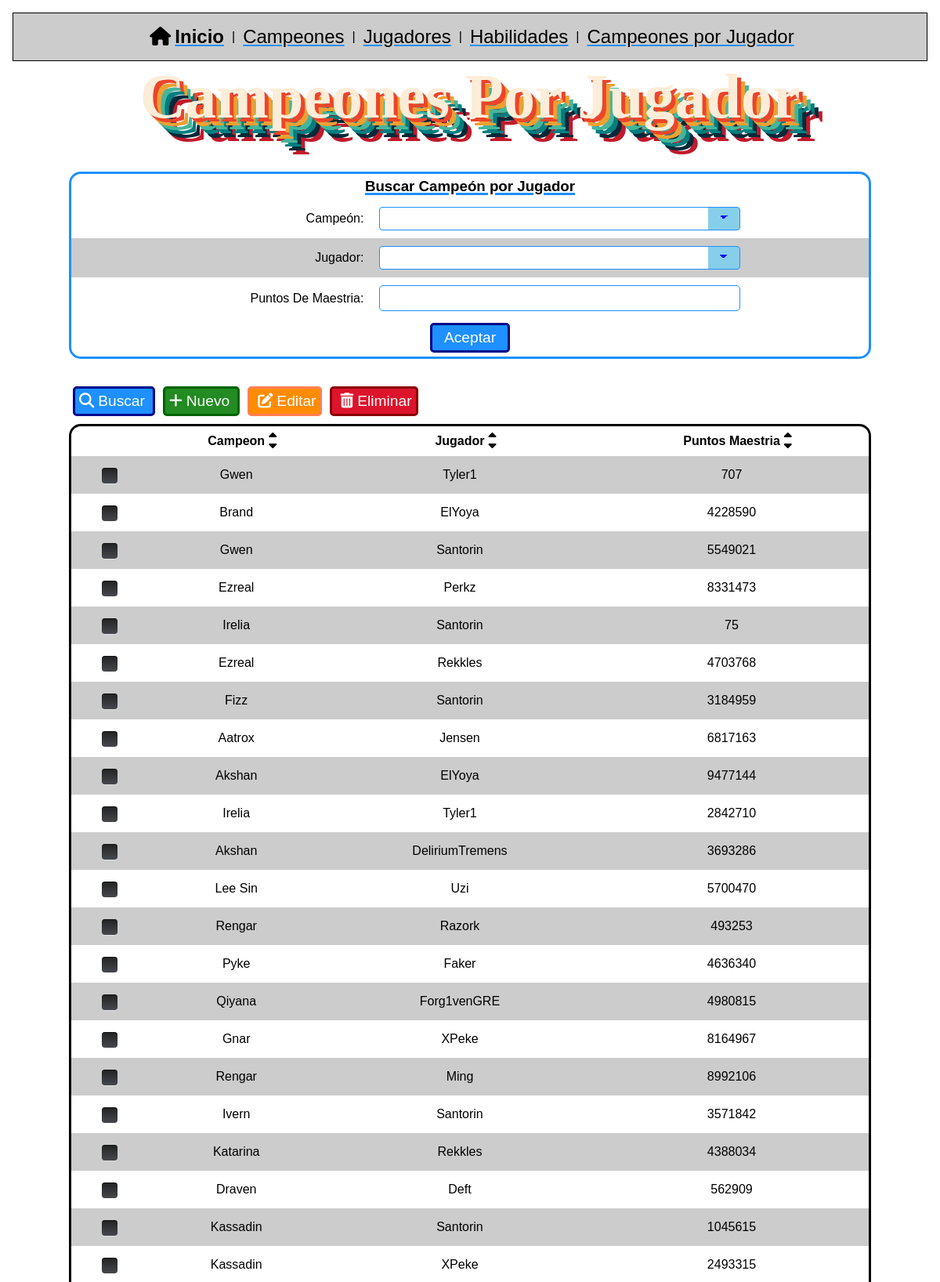
Screenshot of /crudLol/tienen.php (upper part) with the database file from the repository.
### tables this page shows
CREATE TABLE `Tienen` (
  `id` int(11) NOT NULL,
  `campeon` int(11) DEFAULT NULL,
  `jugador` int(11) DEFAULT NULL,
  `puntosMaestria` int(10) UNSIGNED DEFAULT NULL
);

### crudLol/tienen.php (the view, shortened to what this page needs)
<!doctype html>
<html lang="en">
<?php
require_once './resources/dependencies/FormHelper.php';
require_once './resources/dependencies/connexion.php';
print "<body>";
print  "<h1>Campeones Por Jugador</h1>";
print "<div class='container'>";
if (isset($_GET['edit']))
{
    $idx = $_GET['idx'];
    $sql = "SELECT * FROM Tienen WHERE id = :idx";
    $stmt = $connexion->prepare($sql);
    $stmt->bindParam("idx", $idx, PDO::PARAM_INT);
    $stmt->execute();
    $result = $stmt->fetch(PDO::FETCH_ASSOC);
    $idx = $result['id'];
    $champ_id = $result['campeon'];
    $player_id = $result['jugador'];
    $points = $result['puntosMaestria'];
    ?>
    <form class='editForm' method='post' action='<?= $_SERVER["PHP_SELF"] ?>'>
        <h3><strong>Editar Campeón por Jugador</strong></h3>
        <input type='hidden' name='idx' value='<?= $idx ?>'>
        <table class="formTable">
            <tr>
                <td>
                    <label for="champ_id">Campeón: </label>
                </td>
                <td>
                    <select id="champ_id" name="champ_id" class="classic" required>
                        <?php
                        foreach ($connexion->query("SELECT * FROM Campeon", PDO::FETCH_ASSOC) as $fila)
                        {
                            $id = $fila['id'];
                            $name = $fila['nombre'];
                            print "<option ";
                            if ($id == $champ_id) print "selected ";
                            print "value='$id'>$name</option>";
                        }
                        ?>
                    </select>
                </td>
            </tr>
            <tr>
                <td>
                    <label for="player_id">Jugador: </label>
                </td>
                <td>
                    <select id="player_id" name="player_id" class="classic" required>
                        <?php
                        foreach ($connexion->query("SELECT * FROM Jugador", PDO::FETCH_ASSOC) as $fila)
                        {
                            $id = $fila['id'];
                            $name = $fila['nombre'];
                            print "<option ";
                            if ($id == $player_id) print "selected ";
                            print "value='$id'>$name</option>";
                        }
                        ?>
                    </select>
                </td>
            </tr>
            <tr>
                <td>
                    <label for="points">Puntos de Maestria: </label>
                </td>
                <td>
                    <input type='number' id="points" name='points' value='<?= $points ?>' required>
                </td>
            </tr>
        </table>
        <div class="buttons">
            <a class="btn cancelBtn" href="<?= $_SERVER['PHP_SELF'] ?>"><i class="fa-solid fa-arrow-rotate-left"></i>Cancelar</a>
            <input class="btn editBtn" type='submit' name='edit' value='Aceptar'>
        </div>
    </form>
    <?php
} else
{ ?>
    <form class='searchForm' method='post' action='<?= $_SERVER["PHP_SELF"] ?>'>
        <h3><strong>Buscar Campeón por Jugador</strong></h3>
        <table class="formTable">
            <tr>
                <td>
                    <label for="champ_id">Campeón: </label>
                </td>
                <td>
                    <select id="champ_id" name="champ_id" class="classic">
                        <option></option>
                        <?php
                        foreach ($connexion->query("SELECT * FROM Campeon", PDO::FETCH_ASSOC) as $fila)
                        {
                            $id = $fila['id'];
                            $name = $fila['nombre'];
                            print "<option ";
                            print "value='$id'>$name</option>";
                        }
                        ?>
                    </select>
                </td>
            </tr>
            <tr>
                <td>
                    <label for="player_id">Jugador: </label>
                </td>
                <td>
                    <select id="player_id" name="player_id" class="classic">
                        <option></option>
                        <?php
                        foreach ($connexion->query("SELECT * FROM Jugador", PDO::FETCH_ASSOC) as $fila)
                        {
                            $id = $fila['id'];
                            $name = $fila['nombre'];
                            print "<option ";
                            print "value='$id'>$name</option>";
                        }
                        ?>
                    </select>
                </td>
            </tr>
            <tr>
                <td>
                    <label for="points">Puntos de Maestria: </label>
                </td>
                <td>
                    <input type='number' id="points" name='points' value="<?= $_POST['points'] ?? "" ?>">
                </td>
            </tr>
        </table>
        <input type="submit" name="search" value="Aceptar">
    </form>
<?php }
print "<div class='buttons'>";
print "<a href='" . $_SERVER['PHP_SELF'] . "?search' class='btn searchBtn'><i class='fa-solid fa-magnifying-glass'></i>Buscar</a>";
print "<a href='" . $_SERVER['PHP_SELF'] . "?new' class='btn newBtn'><i class='fa-solid fa-plus'></i>Nuevo</a>";
print "<button class='btn editBtn js_editBtn'><i class='fa-solid fa-pen-to-square'></i>Editar</button>";
print "<button class='btn deleteBtn js_deleteBtn'><i class='fa-solid fa-trash-can'></i>Eliminar</button>";
print "</div>";
$currentPage = $_GET['p'] ?? 1;
$sql = "SELECT Tienen.id, C.nombre as 'Campeon', J.nombre as 'Jugador', puntosMaestria ";
$sql .= " FROM Tienen ";
$sql .= " JOIN Campeon C on Tienen.campeon = C.id ";
$sql .= " JOIN Jugador J on J.id = Tienen.jugador ";
$field_sort = $_GET['sort'];
$sql .= " ORDER BY $field_sort ";
if (isset($_GET['des']))
{
    $sql .= " DESC";
} else
{
    $sql .= " ASC";
}
$sql .= " LIMIT 50 OFFSET " . ($currentPage - 1) * 50;
$stmt = $connexion->query("DESCRIBE Tienen");
$fields = array_map(function ($row) {
    return $row['Field'];
}, $stmt->fetchAll(PDO::FETCH_ASSOC));
print "<table class='resultsTable'>";
print "<tr><td></td>";
array_shift($fields);
foreach ($fields as $field)
{
    $fancyField = preg_replace("/([a-z])([A-Z])/", "$1 $2", $field);
    print "<th class='headerSort'>$fancyField <a href='" . $_SERVER['PHP_SELF'] . "?sort=$field&asc" . "'><i class='fa-solid fa-sort-up'></i></a> " .
        "<a href='" . $_SERVER['PHP_SELF'] . "?sort=$field&des" . "'><i class='fa-solid fa-sort-down'></i></a> </th>";
}
print "</tr>";
$stmt = $connexion->query($sql);
while ($row = $stmt->fetch(PDO::FETCH_NUM))
{
    $tmp_idx = array_shift($row);
    print "<tr>";
    print "<td>";
    print "<div class='squaredThree'>";
    print "<label for='squaredThree$tmp_idx'></label>";
    print "</div>";
    print "</td>";
    print "<td>";
    print implode("</td><td>", $row);
    print "</td>";
    print "</tr>";
}
print "</table>";
?>
</div>
</body>
</html>

### crudLol/resources/styles/styles.css (style rules this page uses)
* { padding: 0; margin: 0; box-sizing: border-box; font-family: 'Arial', serif; cursor: default; }
body { padding: 1em; margin-bottom: 20px; }
h1 { text-align: center; }
strong { cursor: pointer; }
a { color: black; text-decoration-line: underline; text-decoration-color: dodgerblue; cursor: pointer !important; }
.container { width: 1024px; margin: 0 auto; }
table { border-collapse: separate; border-spacing: 0; text-transform: capitalize; margin: 5px auto; overflow: hidden; width: 100%; }
.resultsTable { border: 3px solid #000; border-radius: 15px; }
table tr:nth-child(2n) { background-color: #cccccc; }
table td, table th { padding: 10px; margin: 0; text-align: center; }
th.headerSort a { position: relative; }
th.headerSort i { position: absolute; cursor: pointer; }
th.headerSort a:first-child i { transform: translateY(-3px); position: absolute; height: 10px; z-index: 9; }
th.headerSort a:nth-child(2) i { position: absolute; transform: translateY(3px); }
.formTable { width: 100%; }
.formTable tr td:nth-of-type(2) { text-align: left; }
.formTable tr td:first-child { text-align: right; }
.newForm, .editForm, .searchForm { display: flex; align-items: center; justify-content: center; flex-direction: column; border: 3px solid forestgreen; padding: 5px 0; margin: 50px auto 30px auto; width: 100%; border-radius: 15px; }
.searchForm { border: 3px solid dodgerblue; }
.newForm h3, .editForm h3, .searchForm h3 { text-decoration: underline; text-decoration-thickness: 3px; }
.searchForm h3 { text-decoration-color: dodgerblue; }
input { border: thin solid black; border-radius: 5px; outline: none; font-size: 1.1em; padding: 5px 5px 5px 20px; width: 75%; }
.newForm input[type=submit], .editForm input[type=submit], .searchForm input[type=submit] { background: forestgreen; padding: 5px 15px; border-radius: 5px; border-color: black; font-size: 1.2em; color: white; width: auto; cursor: pointer; }
.searchForm input { border-color: dodgerblue; }
.searchForm input[type=submit] { background: dodgerblue; border: 3px solid darkblue; }
.buttons { display: flex; justify-content: left; align-items: center; }
i { margin: 0 5px; cursor: pointer !important; }
.btn { border: 3px solid black; border-radius: 5px; font-size: 1.2rem; padding: 5px 10px 5px 0; color: white; text-decoration: none; margin: 5px; }
.editBtn { outline: darkorange; border-color: coral !important; }
.newBtn { background: forestgreen; border-color: darkgreen !important; outline: darkgreen; cursor: pointer; }
.searchBtn { background: dodgerblue; border-color: darkblue; }
.deleteBtn { background-color: #dc142c; border-color: darkred; padding: 5px; cursor: pointer; }
.editBtn { background-color: darkorange; border-color: orangered; padding: 5px; cursor: pointer; }
h1 { margin-bottom: 30px; font-size: 5rem; text-align: center; color: #fcedd8; background: transparent; font-family: 'Niconne', cursive; font-weight: 700; text-shadow: 5px 5px 0 #eb452b, 10px 10px 0 #efa032, 15px 15px 0 #46b59b, 20px 20px 0 #017e7f, 25px 25px 0 #052939, 30px 30px 0 #c11a2b }
select { background-color: white; border: thin solid black; border-radius: 4px; display: inline-block; font: inherit; line-height: 1.75em; padding: 0 2.5em 0 1em; width: 75%; margin: 0; -webkit-box-sizing: border-box; -moz-box-sizing: border-box; box-sizing: border-box; -webkit-appearance: none; -moz-appearance: none; }
select.classic { background-image: linear-gradient(45deg, transparent 50%, blue 50%), linear-gradient(135deg, blue 50%, transparent 50%), linear-gradient(to right, skyblue, skyblue); background-position: calc(100% - 20px) calc(.5em + 2px), calc(100% - 15px) calc(.5em + 2px), 100% 0; background-size: 5px 5px, 5px 5px, 2.5em 2.5em; background-repeat: no-repeat; }
.searchForm select { border-color: dodgerblue; }
.squaredThree { width: 20px; position: relative; margin: 5px auto; }
.squaredThree label { width: 20px; height: 20px; cursor: pointer; position: absolute; top: 0; left: 0; background: linear-gradient(to bottom, #222222 0%, #45484d 100%); border-radius: 4px; box-shadow: inset 0 1px 1px rgba(0, 0, 0, 0.5), 0 1px 0 rgba(255, 255, 255, 0.4); }
.squaredThree label:after { content: ''; width: 9px; height: 5px; position: absolute; top: 4px; left: 4px; border: 3px solid #fcfff4; border-top: none; border-right: none; background: transparent; opacity: 0; transform: rotate(-45deg); }

### rows the page displays
tienen: row "Gwen Tyler1 707"
tienen: row "Brand ElYoya 4228590"
tienen: row "Gwen Santorin 5549021"
tienen: row "Ezreal Perkz 8331473"
tienen: row "Irelia Santorin 75"
tienen: row "Ezreal Rekkles 4703768"
tienen: row "Fizz Santorin 3184959"
tienen: row "Aatrox Jensen 6817163"
tienen: row "Akshan ElYoya 9477144"
tienen: row "Irelia Tyler1 2842710"
tienen: row "Akshan DeliriumTremens 3693286"
tienen: row "Lee Sin Uzi 5700470"
tienen: row "Rengar Razork 493253"
tienen: row "Pyke Faker 4636340"
tienen: row "Qiyana Forg1venGRE 4980815"
tienen: row "Gnar XPeke 8164967"
tienen: row "Rengar Ming 8992106"
tienen: row "Ivern Santorin 3571842"
tienen: row "Katarina Rekkles 4388034"
tienen: row "Draven Deft 562909"
tienen: row "Kassadin Santorin 1045615"
tienen: row "Kassadin XPeke 2493315"

### other values shown
$menu "|"
$fancyField "Campeon"
$fancyField "Jugador"
$fancyField "Puntos Maestria"
